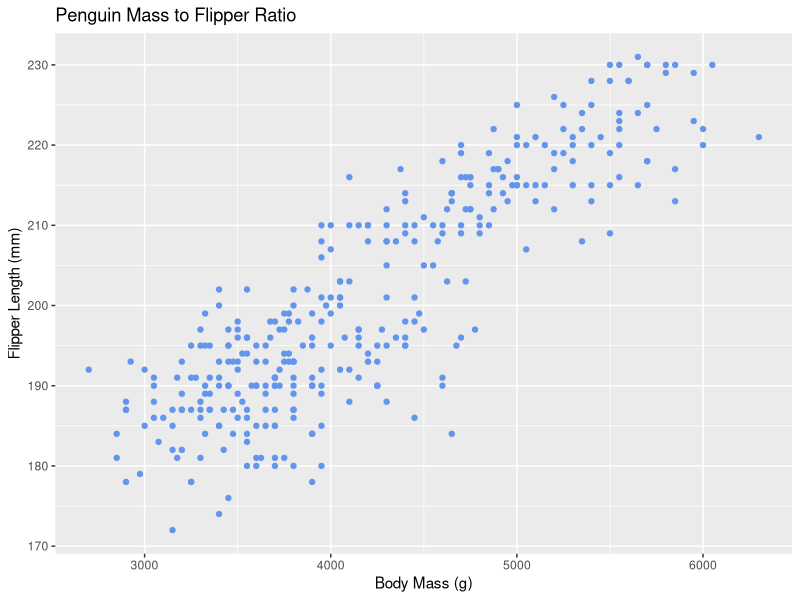

This figure's R source:
## ---- chunk 1
knitr::opts_chunk$set(echo = FALSE)

library(tidyverse)
library(palmerpenguins)
## ---- chunk 2

ggplot(data = penguins, aes(x = body_mass_g, y = flipper_length_mm)) +
  geom_point(color = "cornflowerblue") +
  labs(title = "Penguin Mass to Flipper Ratio",
       x = "Body Mass (g)",
       y = "Flipper Length (mm)")
